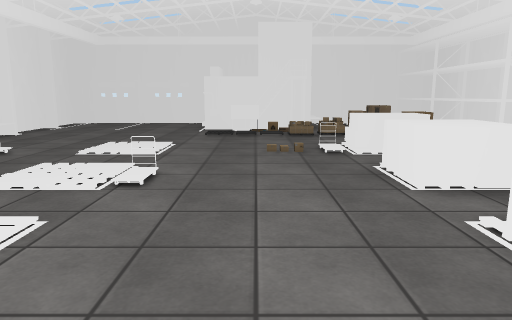
[1] (above)

16 first-person views from a walk through a scene from a Unity 3-D project. The camera is 1.3 m above the floor, tilts 10° down and sees 70° across. The floor is counted in squares, 1 m on a side. Each view is taken from the middle of a square. On the plan, view 1 faces up. The plan holds only what a view shows up to about 15 squares ahead; the rest is blank. The player is left out. Some surface patterns are stand-ins.

[2]
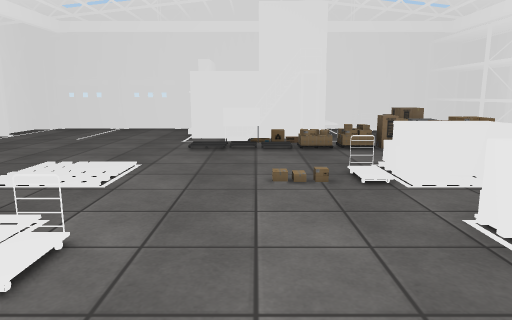

[3]
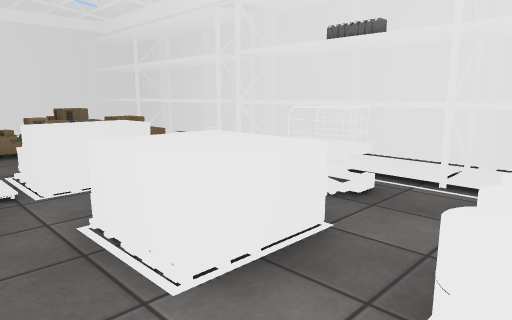

[4]
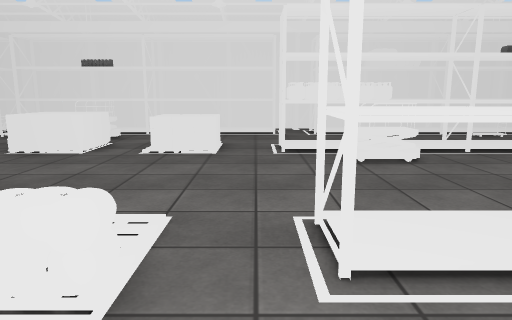

[5]
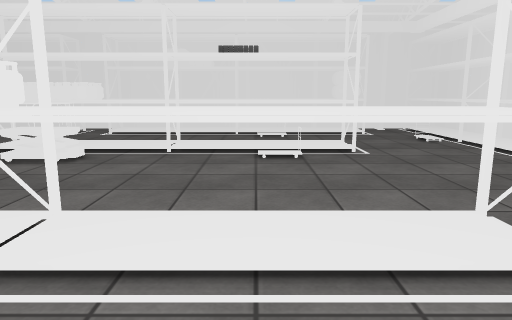

[6]
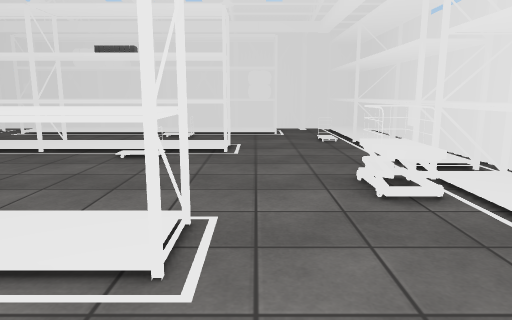

[7]
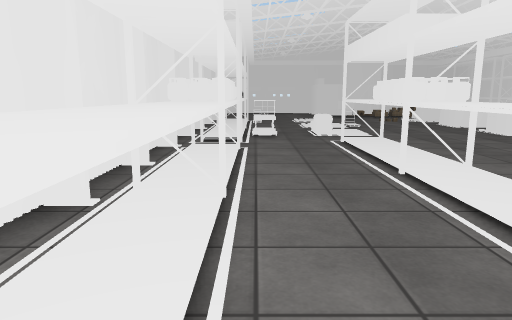

[8]
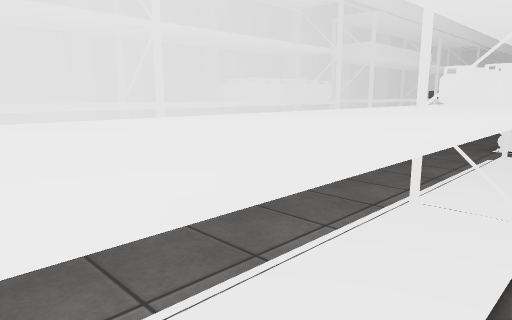

[9]
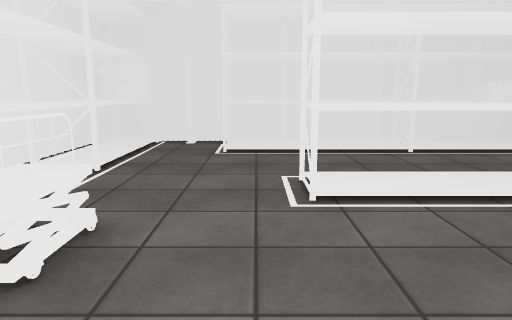

[10]
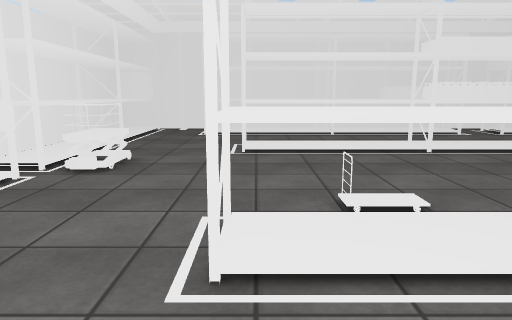

[11]
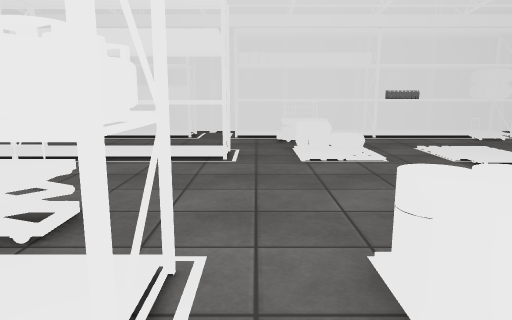

[12]
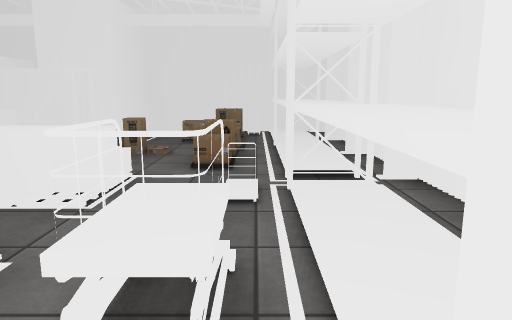

[13]
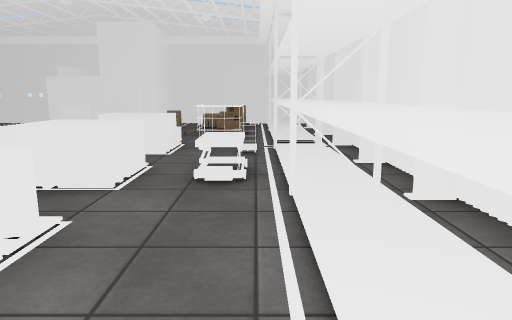

[14]
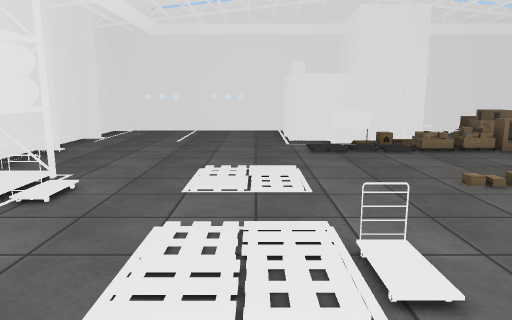

[15]
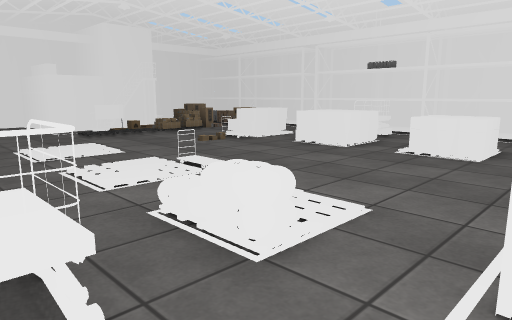

[16]
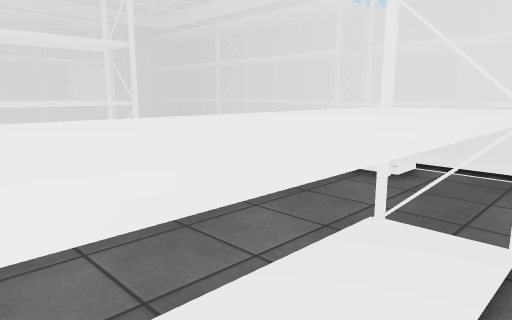

### Floor plan
Key: @ floor where view 1 was taken; # wall or solid block; x gap in a wall; . floor; / step, stairs or slope; = window, fence, low wall or low ledge; ^ raised ledge; T thing the floor can be seen under or through; O other object.
Columns run from 9 left of view 1 to 9 right of it. Each row starts with its distance up from view 1.
 18  #######   #######
 17 ##.... #   #.###^#
 16 #......#   #..^.^#
 15 #......#   #.^^.^#
 14 #......#####.==.^#
 13 #.......OO/...^.^#
 12 #.........//=.^.^#
 11 #.............#.^#
 10 ##..............^#
  9 ####.......=O..#^#
  8  #^#............^#
  7  #^.........=x=.^#
  6  #^..../...=#^^^^#
  5  #^........#^^..^#
  4  #^..........x..^#
  3  #^^##......==..^#
  2  #^^#=......==..^#
  1  #^.............^#
  0  ##...^..@..#...##
 -1  ##...^...^^. ..##
 -2  ##...TT..#.# ..^#
 -3  ##...TT....^ ..^#
 -4  #^...TT....# ..^#
 -5  #^...^.....^ ..^#
 -6  #^...^.....^...^#
 -7  #^...^....#^..#^#
 -8  #^...^.....^...^#
 -9  #^.............##
-10  #^.............###
-11  #......^#.......##
-12  ##^^^^^^#^^^^^^^^#
-13  ##^^^ ^ #^^^^   ^#
-14   ################

Where each view was taken, in squares from view 1:
view 1: 0 up, 0 right, facing up
view 2: 3 up, 0 right, facing up
view 3: 3 up, 1 right, facing up-right
view 4: 1 up, 6 left, facing right
view 5: 6 down, 6 left, facing right
view 6: 9 down, 6 left, facing right
view 7: 10 down, 6 left, facing up
view 8: 8 down, 2 left, facing up-left
view 9: 9 down, 2 right, facing left
view 10: 8 down, 6 right, facing left
view 11: 1 up, 5 right, facing left
view 12: 4 up, 6 right, facing up
view 13: 0 up, 6 right, facing up
view 14: 3 up, 3 left, facing up
view 15: 0 up, 6 left, facing up-right
view 16: 5 down, 4 left, facing down-right
